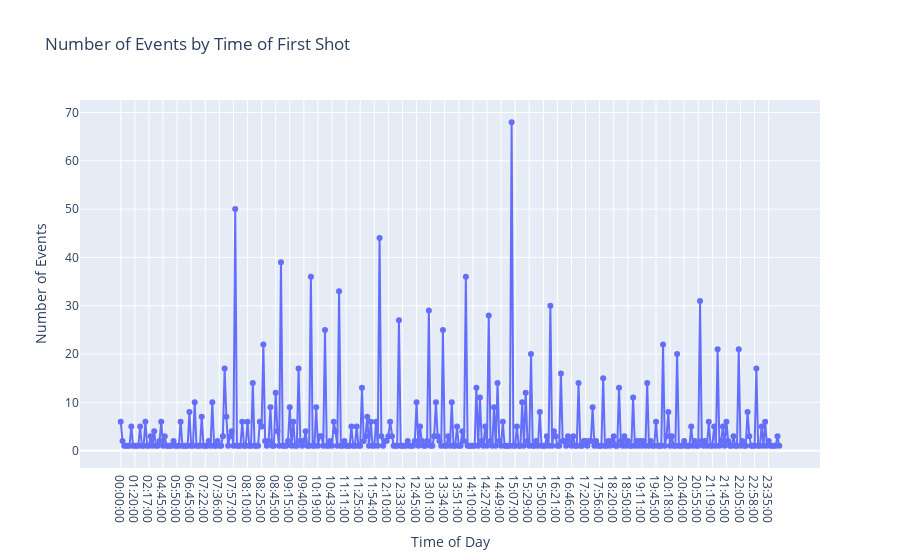

Source (notebook cell):
### Markdown cell above
##### Hourly graph showing the time of the first bullet ejection

### Code cell
morning_time = sm_df.groupby("First_Shot").size().reset_index(name="Number_Of_Events")
morning_time_sorted = morning_time.sort_values("First_Shot")

fig = go.Figure([go.Scatter(x=morning_time_sorted["First_Shot"], y=morning_time_sorted["Number_Of_Events"], mode='lines+markers')])

fig.update_layout(
    title='Number of Events by Time of First Shot',
    xaxis_title='Time of Day',
    yaxis_title='Number of Events',
    xaxis=dict(tickformat='%H:%M:%S')
)
fig.show()

### Figure 1 — Plotly figure (JSON) as saved in the notebook; plotly's stock layout.template omitted (floating-point values rounded to 4 significant figures; data arrays with more than 128 entries replaced by an {"elided": "..."} marker saying what was removed)
{"data": [{"mode": "lines+markers", "type": "scatter", "x": {"elided": "375 str values"}, "y": {"elided": "375 int values"}}], "layout": {"autosize": true, "title": {"text": "Number of Events by Time of First Shot"}, "xaxis": {"autorange": true, "range": [-22.68, 396.7], "tickformat": "%H:%M:%S", "title": {"text": "Time of Day"}, "type": "category"}, "yaxis": {"autorange": true, "range": [-4.767, 73.77], "title": {"text": "Number of Events"}, "type": "linear"}}}
